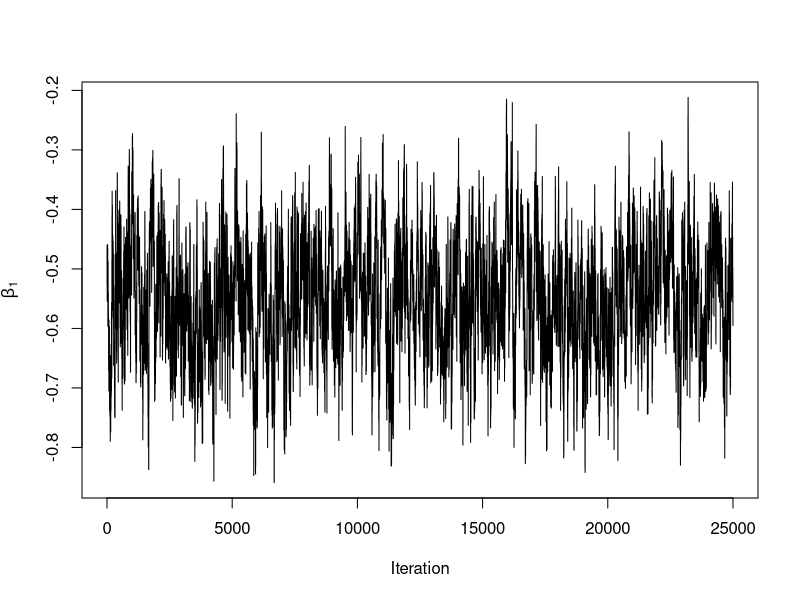
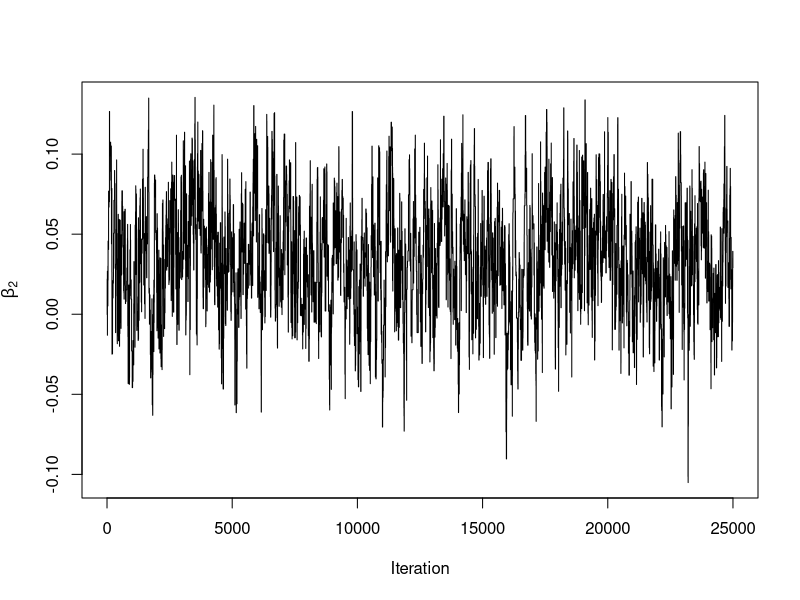
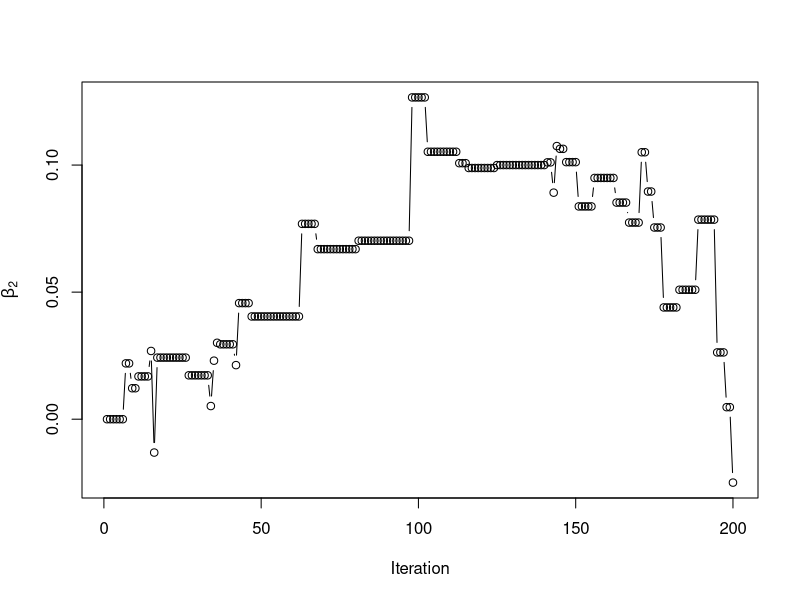
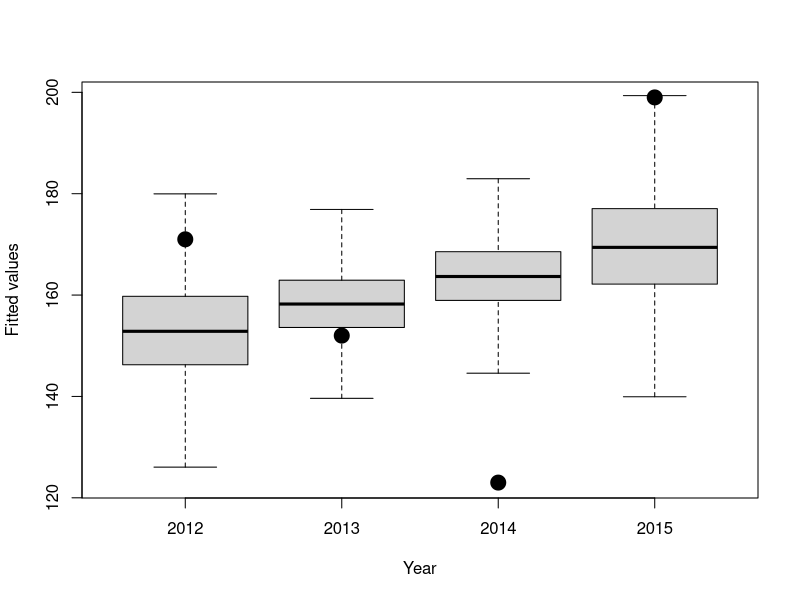

Here is the R script that generated these plots, in order:
#Metropolis sampling for the concussions data

Y <- c(171, 152, 123, 199)
t <- 1:4
n <- 4
N <- 256

# Create an empty matrix for the MCMC samples

S                 <- 25000
samples           <- matrix(NA,S,2)
colnames(samples) <- c("beta1","beta2")
fitted            <- matrix(0,S,4)

# Initial values

beta   <- c(log(mean(Y/N)),0)

# priors: beta[j] ~ N(0,tau^2)

tau    <- 10

# candidate standard deviations

can_sd <- rep(0.1,2)

log_post <- function(Y,N,t,beta,tau){
  mn    <- N*exp(beta[1]+beta[2]*t)
  like  <- sum(dpois(Y,mn,log=TRUE))
  prior <- sum(dnorm(beta,0,tau,log=TRUE))
  post  <- like + prior
  return(post)}

for(s in 1:S){
  for(j in 1:2){
    can    <- beta
    can[j] <- rnorm(1,beta[j],can_sd[j])
    logR   <- log_post(Y,N,t,can,tau)-log_post(Y,N,t,beta,tau) 
    if(log(runif(1))<logR){
      beta <- can
    }
  }
  samples[s,] <- beta
  fitted[s,]  <- N*exp(beta[1]+beta[2]*t)
}



# Acceptance rates
colMeans(samples[1:24999,]!=samples[2:25000,])

plot(samples[,1],type="l",xlab="Iteration",ylab=expression(beta[1]))

plot(samples[,2],type="l",xlab="Iteration",ylab=expression(beta[2]))

plot(samples[1:200,2],type="b",xlab="Iteration",ylab=expression(beta[2]))

boxplot(fitted,outline=FALSE,ylim=range(Y),
        xlab="Year",ylab="Fitted values",names=2012:2015)
points(Y,pch=19,cex=2)


mean(samples[,2]>0)
